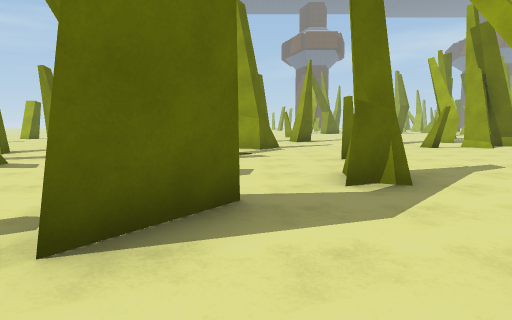
[1] (above)

24 first-person views from a walk through a scene from a Unity 3-D project. The camera is 1.4 m above the floor, tilts 6° down and sees 75° across. The floor is counted in squares, 2 m on a side. Each view is taken from the middle of a square. On the plan, view 1 faces up. The plan holds only what a view shows up to about 10 squares ahead; the rest is blank. The place goes on beyond the plan. Some animated figures are not drawn. Surface patterns are stand-ins for the level's own textures.

[2]
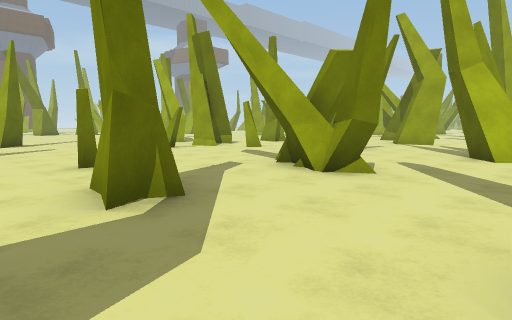

[3]
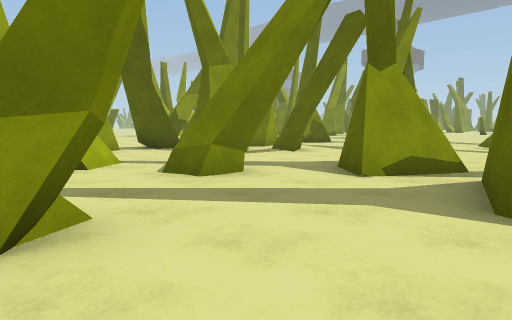

[4]
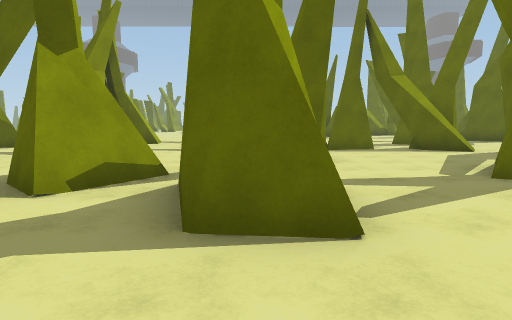

[5]
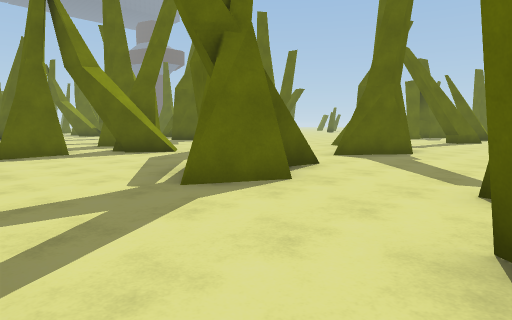

[6]
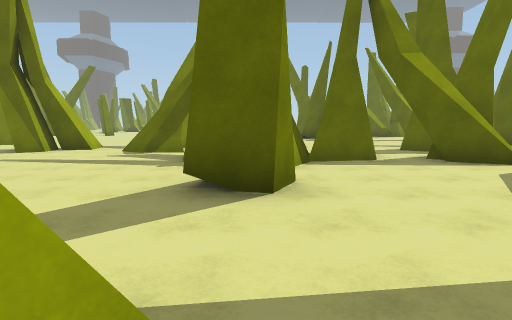

[7]
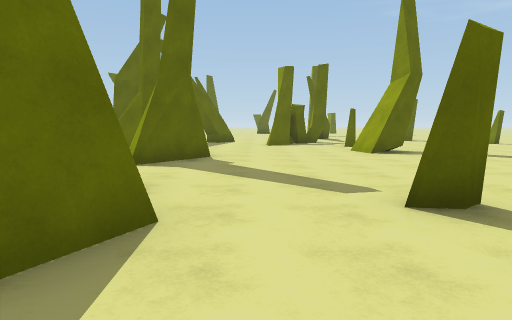

[8]
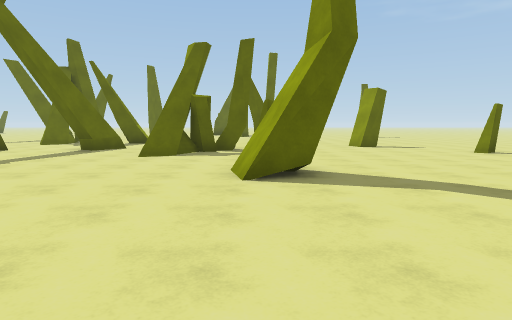

[9]
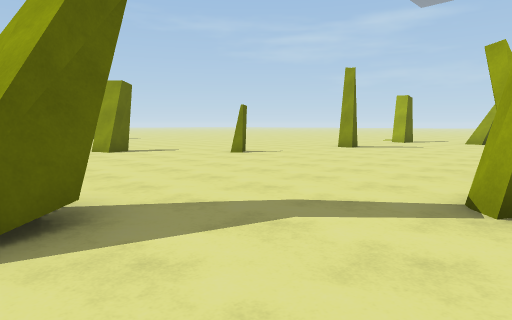

[10]
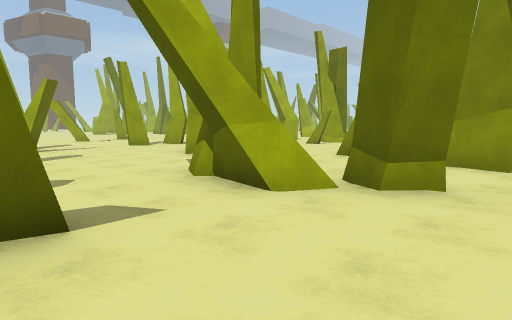

[11]
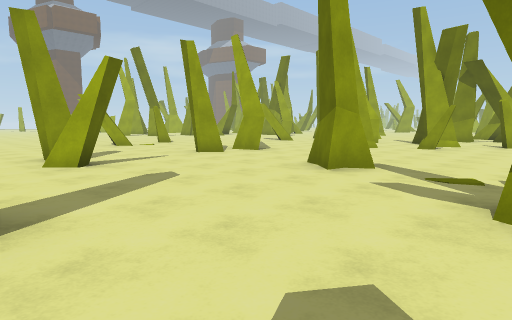

[12]
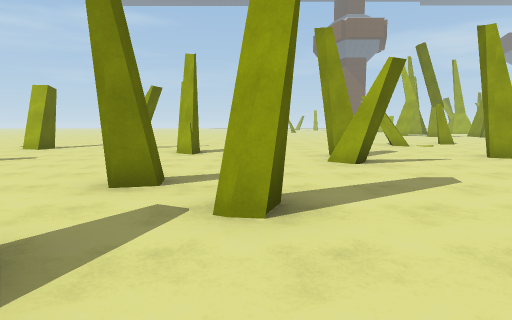

[13]
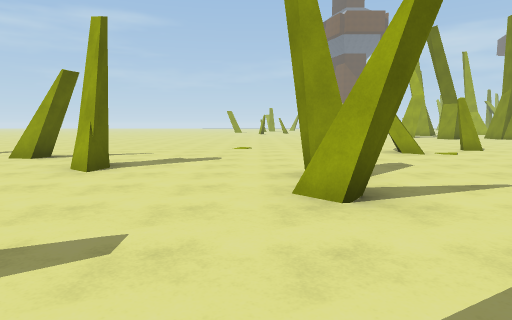

[14]
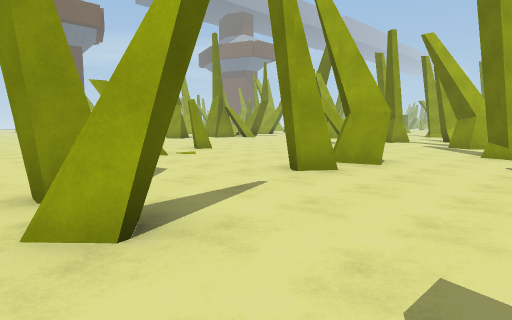

[15]
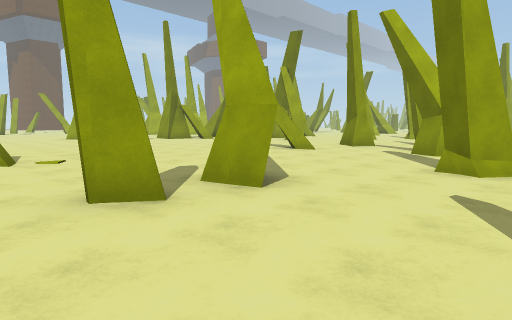

[16]
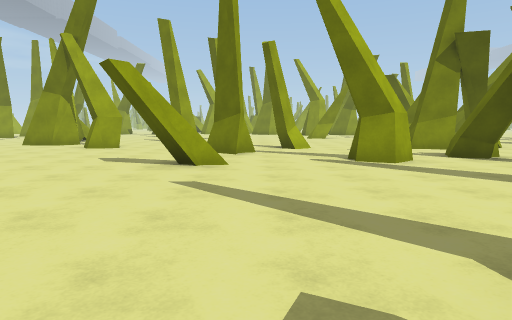

[17]
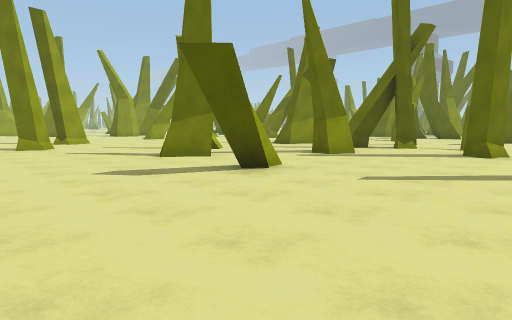

[18]
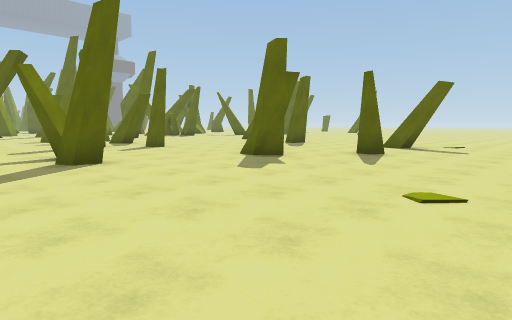

[19]
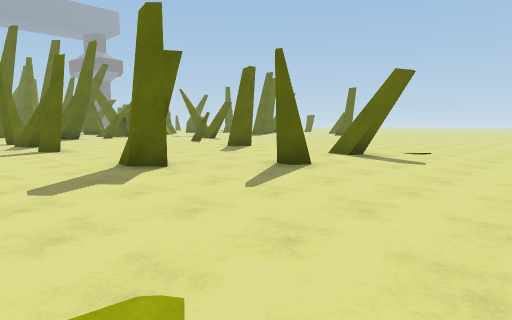

[20]
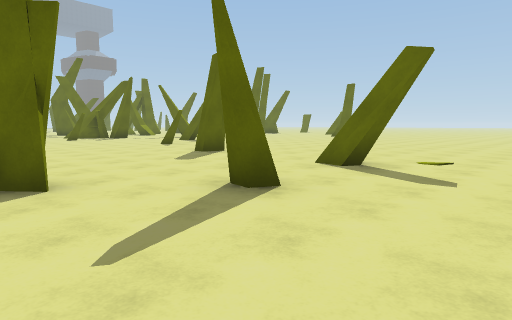

[21]
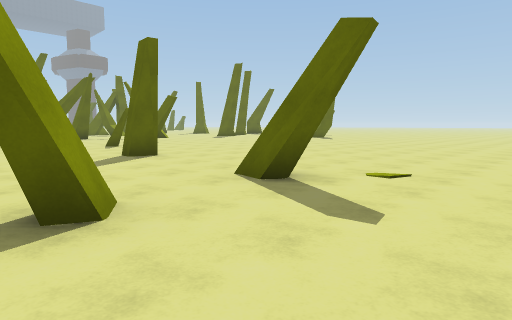

[22]
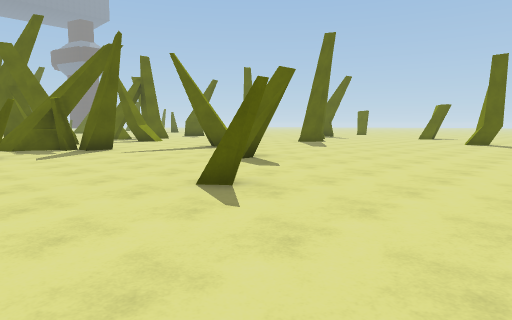

[23]
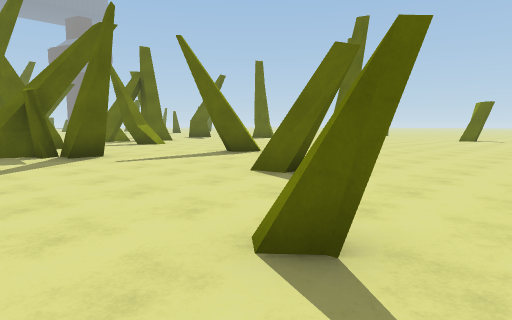

[24]
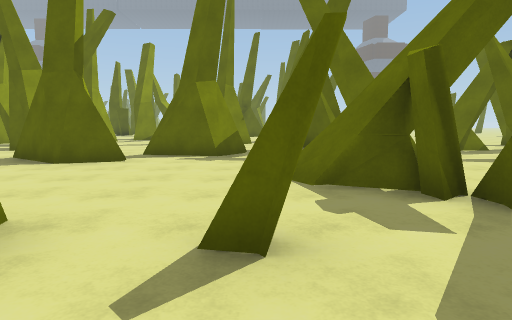

### Floor plan
Key: @ floor where view 1 was taken; # wall or solid block; x gap in a wall; . main floor; : floor 0.25 m higher than the main floor.
Columns run from 15 left of view 1 to 14 right of it. Each row starts with its distance up from view 1.
 21        ........ ..........x
 20  ............................
 19 ...............#.#...........#
 18 ..............................
 17 ...#..#...............#.##...
 16 ........#...................
 15 ............#.............#
 14  ..............#.#.....#...
 13  ..#........#..........#.
 12  ...................#.....
 11 ........#.............##..#
 10 ..........#....#....#.#...
  9 ..#......#............#
  8 .........x.... ........
  7 #............# ..#.....
  6 ..........#..#........
  5 ..............#.#...#.....
  4 ......#.......#.#..##.....
  3 ....#.#.......#........#
  2 ..#.........#.#........#
  1 ..##.................#....#
  0 ...............@.#.........
 -1 .##..........#.....#...  .#
 -2 ..#....###.:##.....#....
 -3  ....##....  ....... ..#
 -4  .#   #.. ......#...  ..
 -5   #    .. #..... ....  .
 -6            .#..# .....
 -7            ##.##  .....
 -8            #..    .....
 -9            #..    ##..#.
-10                     .##.

Where each view was taken, in squares from view 1:
view 1: 0 up, 0 right, facing up
view 2: 1 up, 0 right, facing up-right
view 3: 4 up, 2 right, facing down-right
view 4: 3 up, 2 right, facing down
view 5: 2 up, 1 right, facing down-left
view 6: 0 up, 1 right, facing down
view 7: 0 up, 0 right, facing left
view 8: 3 up, 4 left, facing left
view 9: 3 up, 6 left, facing up-left
view 10: 3 up, 5 left, facing up-right
view 11: 7 up, 5 left, facing up-right
view 12: 7 up, 5 left, facing up
view 13: 10 up, 4 left, facing up
view 14: 11 up, 4 left, facing up-right
view 15: 11 up, 1 left, facing up-right
view 16: 16 up, 1 right, facing right
view 17: 21 up, 3 right, facing down-right
view 18: 21 up, 1 left, facing down-left
view 19: 21 up, 4 left, facing down-left
view 20: 20 up, 6 left, facing down-left
view 21: 20 up, 8 left, facing down-left
view 22: 12 up, 10 left, facing down-left
view 23: 10 up, 11 left, facing down-left
view 24: 5 up, 11 left, facing down
